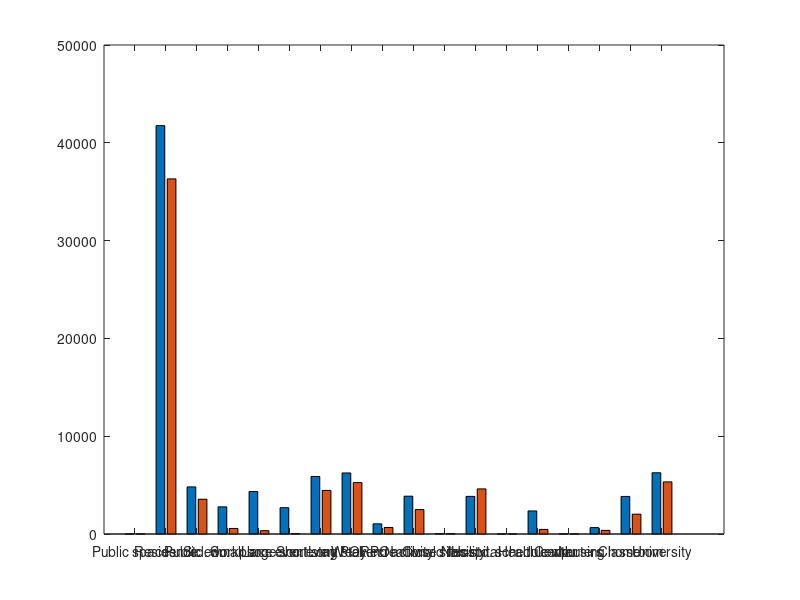

This chart was generated by the following MATLAB code: (Note: this script raises an error after producing the figure.)
close all;
%%Wave 1

%    'Infection locations'
avg_loc_1 =   1.0e+04 * [0.0002    1.1711    0.0978    0.0161    0.0339    0.0008    0.1165    0.1196    0.0233    0.0954    0.0006    0.2099    0.0000    0.0279 ...
    0.0010    0.0353    0.0624    0.1439;    0.0004    4.0015    0.4605    0.2683    0.4154    0.2578    0.5597    0.5800    0.1002    0.3774 ...
    0.0045    0.3609    0.0006    0.2276    0.0006    0.0655    0.3665    0.6071];


std_loc_1= [1.1929  846.2279   95.3936   19.5451   33.5131    8.2001   89.7438  114.5430   24.3828   98.4864    3.6916  127.1740    0.3038   36.6915 ...
    1.5317   39.2745   60.5881  140.7055;    1.8397  356.7798   63.0239   61.5238   53.8778   30.9015  110.5081  103.8142   25.0035   49.4167 ...
    6.5555   63.3748    1.8947   52.0551    1.7328   17.4764   53.6676   93.9156];

avg_loc_2 = 1.0e+04 * [0.0003    2.4599    0.2577    0.0406    0.0003    0.0045    0.3292    0.4062    0.0436    0.1548    0.0047    0.2515    0.0007    0.0191 ...
    0.0004    0.0018    0.1402    0.3891;    0.0001    0.1742    0.0210    0.0095    0.0190    0.0115    0.0283    0.0442    0.0039    0.0092...
    0.0002    0.0238    0.0001    0.0082    0.0002    0.0001    0.0175    0.0193];


std_loc_2 =    1.0e+03 * [0.0019    1.3493    0.1682    0.0286    0.0025    0.0193    0.1877    0.2220    0.0381    0.1055    0.0194    0.0862    0.0040    0.0220 ...
    0.0013    0.0205    0.0733    0.3187;    0.0009    0.3000    0.0539    0.0245    0.0308    0.0212    0.0636    0.0885    0.0066    0.0202...
    0.0022    0.0394    0.0008    0.0178    0.0011    0.0006    0.0440    0.0411];

bothwaves_avg = flip(avg_loc_1+avg_loc_2);
bothwaves_std = flip((std_loc_1+std_loc_2)./2);

	
        figure; %3B
		scenarionames = {'Free spread';'Restrictions'};
        angle = 45;
		avmat = bothwaves_avg;%./sum(bothwaves_avg,2).*100;%[avg_loc_1./sum(avg_loc_1);avg_loc_2./sum(avg_loc_2)].*100;
		sdmat = bothwaves_std;%./sum(bothwaves_avg,2).*100;
		h = bar(avmat');
        xticks(1:size(avmat,2));
        xticklabels({'Public spaces','Residence','Public edu.','Std. workplace','Small soc. event','Large soc. event','Short stay POI','Long stay POI','Weekend activity','Recreational sites','Closed facility','Hospital','Non-std. schedule wp.','Health center','Commuters','Nursing home','Classroom','University'});
        set(h, {'DisplayName'}, scenarionames);
        hold on
        x_errorbar = zeros(1, numel(sdmat));
        for i = 1 : size(avmat,1)
            x_errorbar((i-1)*size(avmat,2)+1:i*size(avmat,2)) = h(i).XEndPoints;
        end
        h2 = errorbar(x_errorbar,reshape(avmat',1,numel(avmat)),reshape(sdmat',1,numel(sdmat)),'k','linestyle','none','HandleVisibility','off');
        hold off
        legend('Location','best')
        xtickangle(angle-15)
        ylabel('Number of infections')
        set(gca,'YScale','log')
        %ylim([0, 70]);
        title('Infections by location type')
        
